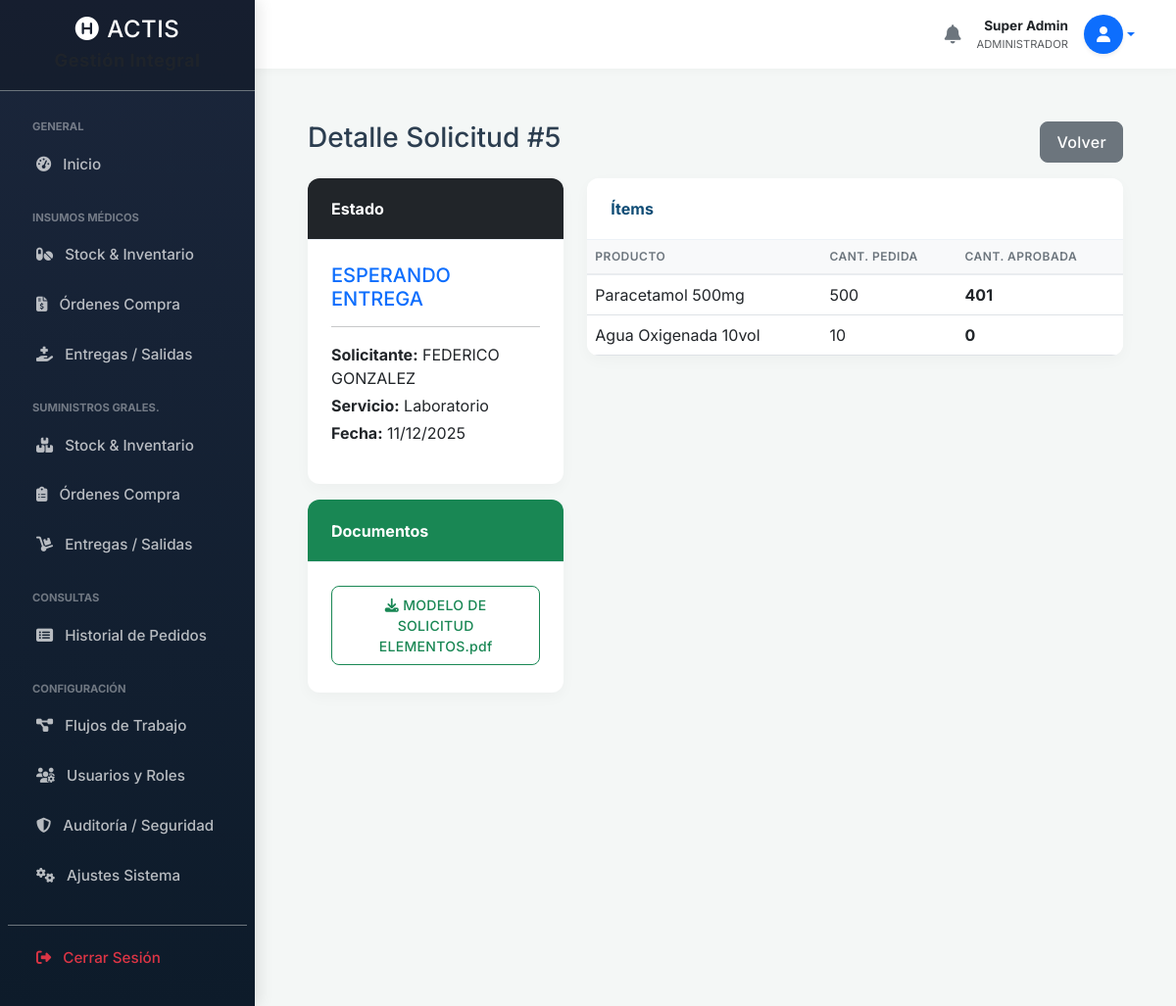
The app's page /pedidos_ver.php?id=5 (signed in) with its own data.
### tables this page shows
CREATE TABLE `pedidos_servicio` (
  `id` int(11) NOT NULL,
  `tipo_insumo` enum('insumos_medicos','suministros') NOT NULL,
  `id_usuario_solicitante` int(11) NOT NULL,
  `servicio_solicitante` varchar(100) NOT NULL,
  `prioridad` enum('Normal','Urgente','Extraordinaria') DEFAULT NULL,
  `frecuencia_compra` enum('Mensual','Trimestral','Semestral','Anual') DEFAULT NULL,
  `fecha_solicitud` timestamp NULL DEFAULT current_timestamp(),
  `estado` enum('pendiente_director','aprobado_director','pendiente_logistica','aprobado_logistica','entregado','rechazado','finalizado_proceso','esperando_entrega') DEFAULT 'pendiente_director',
  `fecha_aprobacion_director` datetime DEFAULT NULL,
  `fecha_aprobacion_logistica` datetime DEFAULT NULL,
  `id_director_aprobador` int(11) DEFAULT NULL,
  `id_logistica_aprobador` int(11) DEFAULT NULL,
  `fecha_entrega_real` datetime DEFAULT NULL,
  `id_usuario_entrega` int(11) DEFAULT NULL,
  `observaciones_director` text DEFAULT NULL,
  `observaciones_logistica` text DEFAULT NULL,
  `observaciones_entrega` text DEFAULT NULL,
  `paso_actual_id` int(11) DEFAULT NULL,
  `proceso_origen` varchar(50) DEFAULT 'movimiento_insumos'
);

CREATE TABLE `usuarios` (
  `id` int(11) NOT NULL,
  `nombre_completo` varchar(100) NOT NULL,
  `email` varchar(100) NOT NULL,
  `destino` varchar(100) DEFAULT NULL,
  `servicio` varchar(100) DEFAULT NULL,
  `grado_militar` varchar(100) DEFAULT NULL,
  `rol_en_servicio` varchar(50) DEFAULT NULL,
  `telefono` varchar(50) DEFAULT NULL,
  `numero_interno` varchar(20) DEFAULT NULL,
  `password` varchar(255) NOT NULL,
  `firma_digital` varchar(255) DEFAULT NULL,
  `activo` tinyint(1) DEFAULT 1,
  `validado_por_admin` tinyint(1) DEFAULT 0,
  `created_at` timestamp NULL DEFAULT current_timestamp()
);

CREATE TABLE `adjuntos` (
  `id` int(11) NOT NULL,
  `entidad_tipo` enum('orden_compra','entrega','usuario','pedido_servicio') NOT NULL,
  `id_entidad` int(11) NOT NULL,
  `ruta_archivo` varchar(255) NOT NULL,
  `nombre_original` varchar(255) NOT NULL,
  `fecha_subida` timestamp NULL DEFAULT current_timestamp()
);

CREATE TABLE `pedidos_items` (
  `id` int(11) NOT NULL,
  `id_pedido` int(11) NOT NULL,
  `id_insumo` int(11) DEFAULT NULL,
  `id_suministro` int(11) DEFAULT NULL,
  `cantidad_solicitada` int(11) NOT NULL,
  `cantidad_aprobada` int(11) DEFAULT NULL,
  `cantidad_entregada` int(11) DEFAULT 0
);

### pedidos_ver.php (the view, shortened to what this page needs)
<?php
require 'db.php';
include 'includes/header.php';
include 'includes/sidebar.php';
include 'includes/navbar.php';
$id = $_GET['id'];
$sql = "SELECT p.*, u.nombre_completo as solicitante, cf.etiqueta_estado as nombre_paso_actual
        FROM pedidos_servicio p
        LEFT JOIN usuarios u ON p.id_usuario_solicitante = u.id
        LEFT JOIN config_flujos cf ON p.paso_actual_id = cf.id
        WHERE p.id = :id";
$stmt = $pdo->prepare($sql);
$stmt->execute([':id' => $id]);
$pedido = $stmt->fetch();
$sqlItems = "SELECT pi.*,
            COALESCE(im.nombre, sg.nombre) as producto
            FROM pedidos_items pi
            LEFT JOIN insumos_medicos im ON pi.id_insumo = im.id
            LEFT JOIN suministros_generales sg ON pi.id_suministro = sg.id
            WHERE pi.id_pedido = :id";
$stmtItems = $pdo->prepare($sqlItems);
$stmtItems->execute([':id' => $id]);
$items = $stmtItems->fetchAll();
$adjuntos = $pdo->query("SELECT * FROM adjuntos WHERE entidad_tipo='pedido_servicio' AND id_entidad=$id")->fetchAll();
?>
<div class="container-fluid px-4">
    <div class="d-flex justify-content-between align-items-center mt-4 mb-3">
        <h3>Detalle Solicitud #<?php echo $pedido['id']; ?></h3>
        <a href="historial_pedidos.php" class="btn btn-secondary">Volver</a>
    </div>
    <div class="row">
        <div class="col-md-4">
            <div class="card mb-3">
                <div class="card-header bg-dark text-white">Estado</div>
                <div class="card-body">
                    <h5 class="card-title text-primary"><?php echo strtoupper(str_replace('_',' ',$pedido['estado'])); ?></h5>
                    <hr>
                    <p class="mb-1"><strong>Solicitante:</strong> <?php echo htmlspecialchars($pedido['solicitante']); ?></p>
                    <p class="mb-1"><strong>Servicio:</strong> <?php echo htmlspecialchars($pedido['servicio_solicitante']); ?></p>
                    <p><strong>Fecha:</strong> <?php echo date('d/m/Y', strtotime($pedido['fecha_solicitud'])); ?></p>
                </div>
            </div>
            <?php if(count($adjuntos) > 0): ?>
            <div class="card mb-3 border-success">
                <div class="card-header bg-success text-white">Documentos</div>
                <div class="card-body">
                    <?php foreach($adjuntos as $a): ?>
                        <a href="<?php echo $a['ruta_archivo']; ?>" target="_blank" class="btn btn-outline-success btn-sm w-100 mb-1">
                            <i class="fas fa-download"></i> <?php echo $a['nombre_original']; ?>
                        </a>
                    <?php endforeach; ?>
                </div>
            </div>
            <?php endif; ?>
        </div>
        <div class="col-md-8">
            <div class="card">
                <div class="card-header">Ítems</div>
                <table class="table mb-0">
                    <thead><tr><th>Producto</th><th>Cant. Pedida</th><th>Cant. Aprobada</th></tr></thead>
                    <tbody>
                        <?php foreach($items as $i): ?>
                        <tr>
                            <td><?php echo htmlspecialchars($i['producto']); ?></td>
                            <td><?php echo $i['cantidad_solicitada']; ?></td>
                            <td class="fw-bold"><?php echo $i['cantidad_aprobada'] ?? '-'; ?></td>
                        </tr>
                        <?php endforeach; ?>
                    </tbody>
                </table>
            </div>
        </div>
    </div>
</div>
<?php include 'includes/footer.php'; ?>

### header.php (style rules this page uses)
:root { --primary-color: #0f4c75; --secondary-color: #3282b8; --accent-color: #bbe1fa; --bg-color: #f4f7f6; --text-color: #2c3e50; --sidebar-width: 260px; }
body { background-color: var(--bg-color); font-family: 'Inter', sans-serif; color: var(--text-color); overflow-x: hidden; }
.card { border: none; border-radius: 12px; box-shadow: 0 5px 15px rgba(0,0,0,0.03); transition: transform 0.2s; background: #fff; margin-bottom: 1.5rem; overflow: hidden; }
.card-header { background-color: #fff; border-bottom: 1px solid #edf2f7; padding: 1.2rem 1.5rem; font-weight: 700; color: var(--primary-color); display: flex; align-items: center; justify-content: space-between; }
.card-body { padding: 1.5rem; }
.table thead th { background-color: #f8f9fa; color: #6c757d; font-weight: 600; text-transform: uppercase; font-size: 0.75rem; letter-spacing: 0.5px; border-bottom: 2px solid #e9ecef; white-space: nowrap; }
.table td { vertical-align: middle; }
.btn { border-radius: 8px; font-weight: 500; letter-spacing: 0.3px; padding: 0.5rem 1rem; }

### records on screen
pedidos_servicio: id "5", estado "ESPERANDO ENTREGA", usuarios.nombre_completo "FEDERICO GONZALEZ", servicio_solicitante "Laboratorio", fecha_solicitud "11/12/2025"
adjuntos: nombre_original "MODELO DE SOLICITUD ELEMENTOS.pdf"
pedidos_items: producto "Paracetamol 500mg", cantidad_solicitada "500", cantidad_aprobada "401"
pedidos_items: producto "Agua Oxigenada 10vol", cantidad_solicitada "10", cantidad_aprobada "0"

### other values on screen
$nombre_usuario_global "Super Admin"
$rol_principal_global "ADMINISTRADOR"
